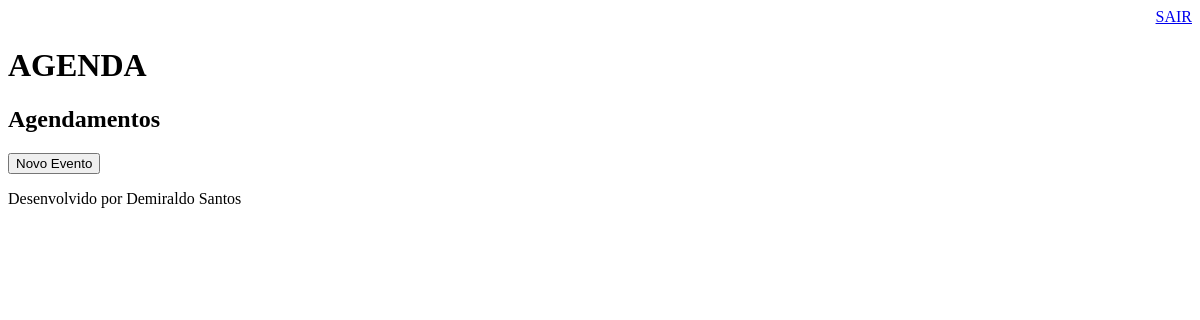
Page /agenda/ (signed in) on the earlier database version.
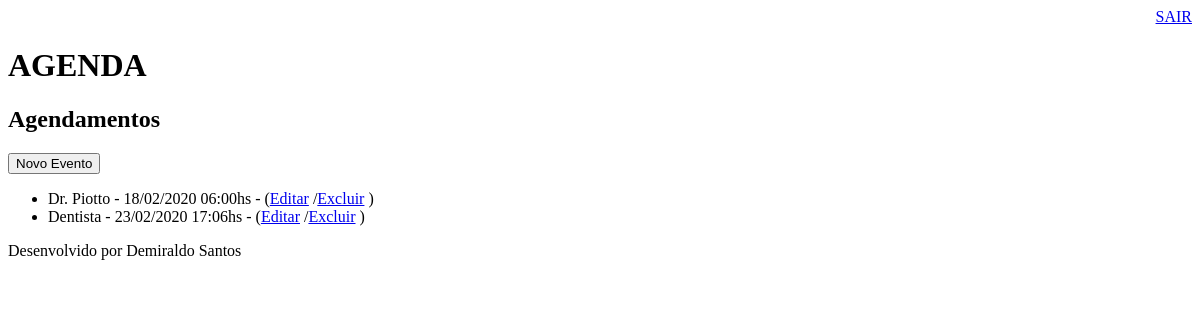
Same page on the later database version.
### core/models.py (models this page shows, shortened)
class Evento(models.Model):
    titulo = models.CharField(max_length=100)
    descricao = models.CharField(max_length=2000, blank=True, null=True)
    data_evento = models.DateTimeField(verbose_name='Data do Evento')
    local_evento = models.CharField(max_length=200, null=True)
    data_criacao = models.DateTimeField(auto_now=True)
    usuario = models.ForeignKey(User, on_delete=models.CASCADE)
    class Meta:
        db_table = 'eventos'
    def get_data_evento(self):
        return self.data_evento.strftime('%d/%m/%Y %H:%Mhs')

### core/views.py (the view)
# urls.py: path('agenda/', views.lista_eventos),
@login_required(login_url='/login/')
def lista_eventos(request):
    evento = Evento.objects.all()
    dados = {'eventos': evento}
    return render(request, 'agenda.html', dados)

### templates/agenda.html (shortened to what this page needs)
{% extends "modelo-corpo.html" %}
{% block content %}
    <h2>Agendamentos</h2>
        <a href="cadevento/">
            <button type="button">Novo Evento</button>
        </a>
        <ul>
            {% for evento in eventos %}
                <li> {{ evento.titulo }} - {{ evento.get_data_evento }} -
                    (<a href="cadevento/?id={{ evento.id }}">Editar</a>
                    /<a href="cadevento/delete/{{ evento.id }}">Excluir</a> )
                </li>
            {% endfor %}
        </ul>
{% endblock %}

Differences in the rows shown:
added Evento: titulo "Dr. Piotto", get_data_evento "18/02/2020 06:00hs"
added Evento: titulo "Dentista", get_data_evento "23/02/2020 17:06hs"
